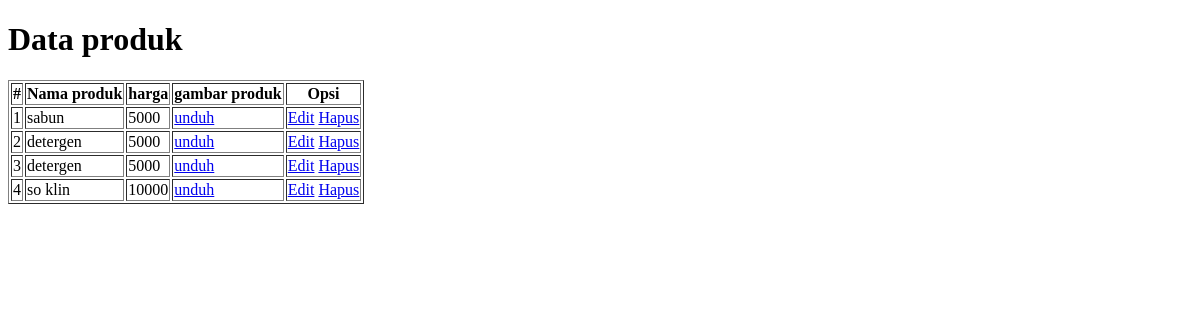
Before: /show.php with the older database file.
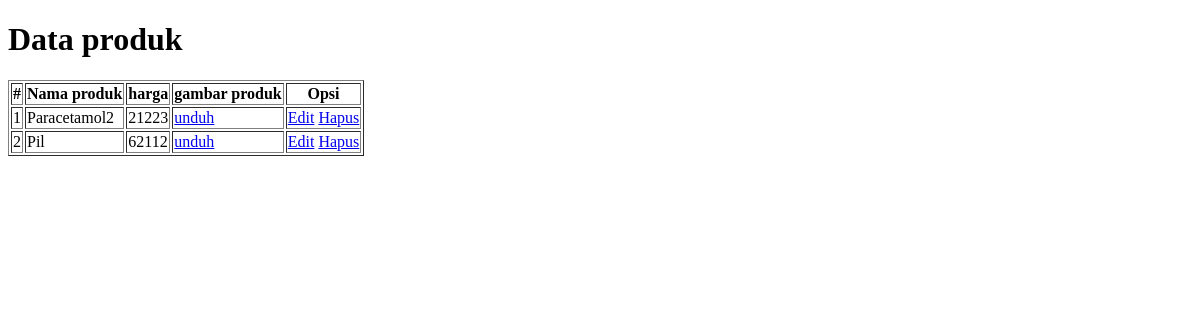
After: the same page with the newer database file.
### tables this page shows
CREATE TABLE `products` (
  `id` int(11) NOT NULL,
  `name` varchar(255) NOT NULL,
  `price` int(11) NOT NULL,
  `image` varchar(255) NOT NULL,
  `created_at` timestamp NOT NULL DEFAULT current_timestamp(),
  `updated_at` timestamp NULL DEFAULT NULL
);

### show.php (the view, shortened to what this page needs)
<!DOCTYPE html>
<html lang="en">
<head>
</head>
<body>
    <h1>Data produk</h1>
    <table border="1">
        <thead>
            <tr>
                <th>#</th>
                <th>Nama produk</th>
                <th>harga</th>
                <th>gambar produk</th>
                <th>Opsi</th>
            </tr>
        </thead>
        <tbody>
            <?php
                require './config/db.php';
                $products = mysqli_query($db_connect,"SELECT * FROM products");
                $no = 1;
                while($row = mysqli_fetch_assoc($products)) {
            ?>
                <tr>
                    <td><?=$no++;?></td>
                    <td><?=$row['name'];?></td>
                    <td><?=$row['price'];?></td>
                    <td><a href="<?=$row['image'];?>" target="_blank">unduh</a></td>
                    <td>
                        <a href="edit.php?id=<?=$row['id'];?>">Edit</a>
                        <a href="delete.php?id=<?=$row['id'];?>">Hapus</a>
                    </td>
                </tr>
            <?php } ?>
        </tbody>
    </table>
</body>
</html>

Changed rows visible on the page:
removed products: name "sabun", price "5000"
removed products: name "detergen", price "5000"
removed products: name "detergen", price "5000"
removed products: name "so klin", price "10000"
added products: name "Paracetamol2", price "21223"
added products: name "Pil", price "62112"
